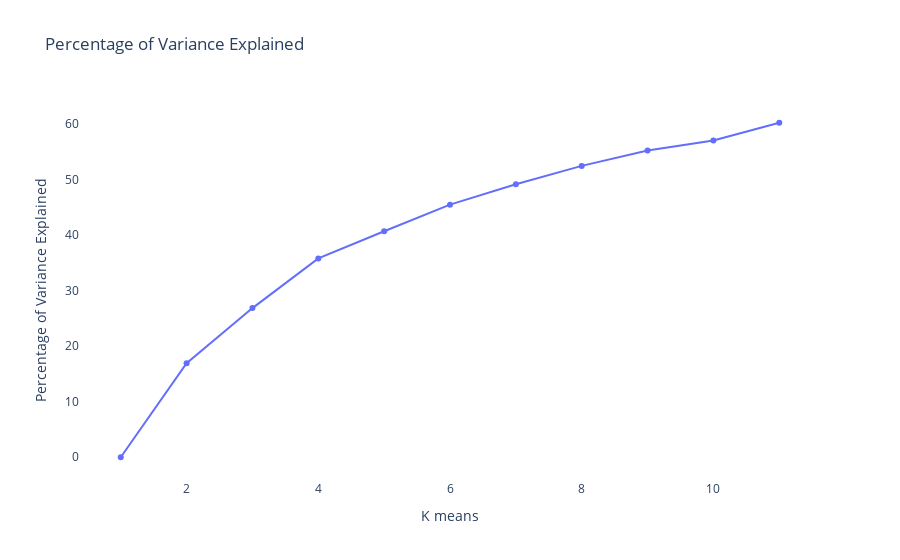

Notebook code cell kept with this figure:
### Markdown cell above
We can see an elbow point at 10 clusters where the slope levels off. We could also look at the percentage of variation explained instead of the sum of squares. This should give us the same answer.

### Code cell
total_sum_squares = sum(pdist(scaled_df)**2) / scaled_df.shape[0]
within_cluster_sum_squares = [sum(distance**2) for distance in min_distances]
between_cluster_sum_squares = total_sum_squares - within_cluster_sum_squares
var_explained_df = pd.DataFrame({'num_of_clusters': num_of_clusters, 'percent_var_explained': between_cluster_sum_squares / total_sum_squares * 100})

fig = go.Figure(data=go.Scatter(x=var_explained_df['num_of_clusters'], y=var_explained_df['percent_var_explained']), 
                layout=go.Layout(title='Percentage of Variance Explained', plot_bgcolor='rgba(0,0,0,0)', xaxis=dict(title='K means', spikedash='dash'), yaxis=dict(title='Percentage of Variance Explained', spikedash='dash')))
fig.show()

### Figure 1 — Plotly figure (JSON) as saved in the notebook; plotly's stock layout.template omitted (floating-point values rounded to 4 significant figures)
{"data": [{"type": "scatter", "x": [1, 2, 3, 4, 5, 6, 7, 8, 9, 10, 11], "y": [-4.37e-12, 16.92, 26.85, 35.79, 40.67, 45.46, 49.15, 52.44, 55.23, 57.01, 60.21]}], "layout": {"plot_bgcolor": "rgba(0,0,0,0)", "title": {"text": "Percentage of Variance Explained"}, "xaxis": {"spikedash": "dash", "title": {"text": "K means"}}, "yaxis": {"spikedash": "dash", "title": {"text": "Percentage of Variance Explained"}}}}
